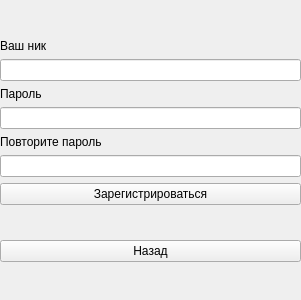
<?xml version="1.0" encoding="UTF-8"?>
<ui version="4.0">
 <class>Form</class>
 <widget class="QWidget" name="Form">
  <property name="geometry">
   <rect>
    <x>0</x>
    <y>0</y>
    <width>301</width>
    <height>300</height>
   </rect>
  </property>
  <property name="windowTitle">
   <string>Form</string>
  </property>
  <widget class="QWidget" name="gridLayoutWidget">
   <property name="geometry">
    <rect>
     <x>0</x>
     <y>10</y>
     <width>301</width>
     <height>281</height>
    </rect>
   </property>
   <layout class="QGridLayout" name="gridLayout">
    <item row="7" column="0">
     <widget class="QPushButton" name="btn_reg">
      <property name="text">
       <string>Зарегистрироваться</string>
      </property>
     </widget>
    </item>
    <item row="4" column="0">
     <widget class="QLineEdit" name="edit_password">
      <property name="echoMode">
       <enum>QLineEdit::Password</enum>
      </property>
     </widget>
    </item>
    <item row="3" column="0">
     <widget class="QLabel" name="lbl_password">
      <property name="text">
       <string>Пароль</string>
      </property>
     </widget>
    </item>
    <item row="2" column="0">
     <widget class="QLineEdit" name="edit_name"/>
    </item>
    <item row="10" column="0">
     <spacer name="verticalSpacer_2">
      <property name="orientation">
       <enum>Qt::Vertical</enum>
      </property>
      <property name="sizeHint" stdset="0">
       <size>
        <width>20</width>
        <height>40</height>
       </size>
      </property>
     </spacer>
    </item>
    <item row="9" column="0">
     <widget class="QPushButton" name="btn_back">
      <property name="text">
       <string>Назад</string>
      </property>
     </widget>
    </item>
    <item row="0" column="0">
     <spacer name="verticalSpacer">
      <property name="orientation">
       <enum>Qt::Vertical</enum>
      </property>
      <property name="sizeHint" stdset="0">
       <size>
        <width>20</width>
        <height>40</height>
       </size>
      </property>
     </spacer>
    </item>
    <item row="6" column="0">
     <widget class="QLineEdit" name="repeat_password">
      <property name="echoMode">
       <enum>QLineEdit::Password</enum>
      </property>
     </widget>
    </item>
    <item row="5" column="0">
     <widget class="QLabel" name="lbl_rep_password">
      <property name="text">
       <string>Повторите пароль</string>
      </property>
     </widget>
    </item>
    <item row="1" column="0">
     <widget class="QLabel" name="lbl_name">
      <property name="text">
       <string>Ваш ник</string>
      </property>
     </widget>
    </item>
    <item row="8" column="0">
     <spacer name="verticalSpacer_3">
      <property name="orientation">
       <enum>Qt::Vertical</enum>
      </property>
      <property name="sizeHint" stdset="0">
       <size>
        <width>20</width>
        <height>40</height>
       </size>
      </property>
     </spacer>
    </item>
   </layout>
  </widget>
 </widget>
 <resources/>
 <connections/>
</ui>
